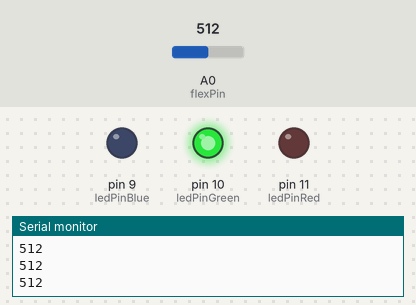
A sketch run on a simulated Arduino Uno, built with avr-gcc and run on an emulated ATmega328P. Parts: output pins drawn as LEDs (lit = HIGH), the last lines printed to the serial monitor. The test bench sets the inputs (shaded band); at power-on: A0 (flexPin) = 512.

Above: at 1.2 s.
1.3 s: A0 (flexPin) set to 122
2.8 s: A0 (flexPin) set to 105
At 4.0 s:
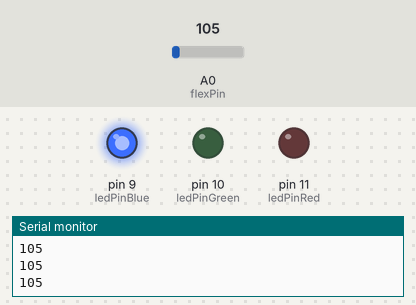
4.3 s: A0 (flexPin) set to 80
At 5.1 s:
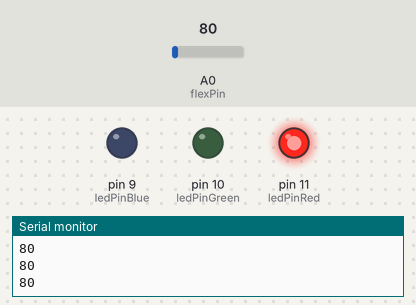
5.8 s: A0 (flexPin) set to 100
At 6.3 s:
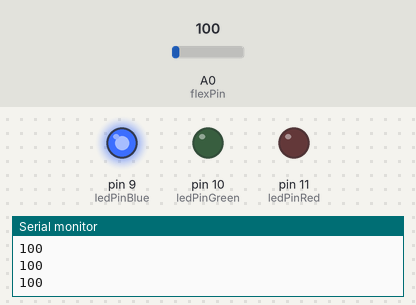
7.3 s: A0 (flexPin) set to 35
At 8.5 s:
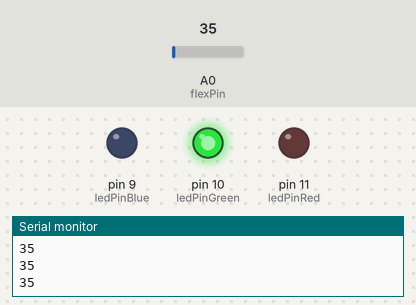
Timing chart, 0 to 9.8 s (numbered marks = the images above; inputs shaded):
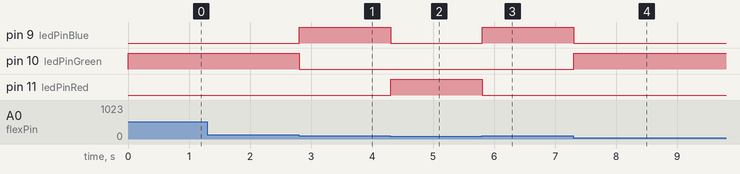

The sketch:

TY_Glove.ino
```cpp
const int ledPinRed = 11;
const int ledPinGreen = 10;
const int ledPinBlue = 9;
const int flexPin = A0;

int currentMap;
int pastMap = 0;
bool flat = true;
bool bent;
bool fist;

void setup() {
  // put your setup code here, to run once:
  Serial.begin(9600);
  pinMode(ledPinRed, OUTPUT);
  pinMode(ledPinGreen, OUTPUT);
  pinMode(ledPinBlue, OUTPUT);

}

void loop() {
  int currentMap = readDegrees();
  //Serial.println(currentMap);

  //edge detection
  // hand just opens
  if (currentMap > 90) {
    if (pastMap <= 90) {
      flat = true;
      bent = false;
      fist = false;
    }
  } else if (currentMap >= 45) {
    //hand just bends
    if (pastMap < 45 || pastMap > 90) {
      flat = false;
      bent = true;
      fist = false;
    }
  } else {
    //hand just curls into a fist
    if (pastMap > 45) {
      flat = false;
      bent = false;
      fist = true;
    }
  }

  //update pastMap
  pastMap = currentMap;

  //LED reacts at different states
  if (flat == true) {
    messaging();
  }
  if (bent == true) {
    warming();
  }
  if (fist == true) {
    tuning();
  }

  // delay to ensure accurate sensor readings
  delay(1);
}

//map flexPin reading to positive degrees
int readDegrees() {
  int flexValue = analogRead(flexPin);
  Serial.println(flexValue);
  // convert the value to one that is relative to 0 and positive
  int normalized = abs(flexValue - 76);
  // convert the range to degrees (must be recalibrated according to resistor strength)
  return map(normalized, 0, 35, 0, 90);
}

void tuning() {
  // tunes mode is yellow
  //Serial.println("Tunes");
  analogWrite(ledPinRed, 255);
  analogWrite(ledPinBlue, 0);
  analogWrite(ledPinGreen, 0);
}

void messaging() {
  // message mode is purple
  //Serial.println("Messaging");
  analogWrite(ledPinRed, 0);
  analogWrite(ledPinBlue, 0);
  analogWrite(ledPinGreen, 255);
}

void warming() {
  // warming mode is blue
 // Serial.println("Warming");
  analogWrite(ledPinRed, 0);
  analogWrite(ledPinBlue, 255);
  analogWrite(ledPinGreen, 0);
}
```

Measured:
- the behaviour switches between 112 and 111 on A0 (flexPin) (found by bisection; images 0 and 1)
- after the input at 2.8 s, pin 9 (ledPinBlue): LOW → HIGH at once; pin 10 (ledPinGreen): HIGH → LOW at once
- after the input at 4.3 s, pin 9 (ledPinBlue): HIGH → LOW at once; pin 11 (ledPinRed): LOW → HIGH at once
- after the input at 5.8 s, pin 9 (ledPinBlue): LOW → HIGH at once; pin 11 (ledPinRed): HIGH → LOW at once
- after the input at 7.3 s, pin 9 (ledPinBlue): HIGH → LOW at once; pin 10 (ledPinGreen): LOW → HIGH at once
